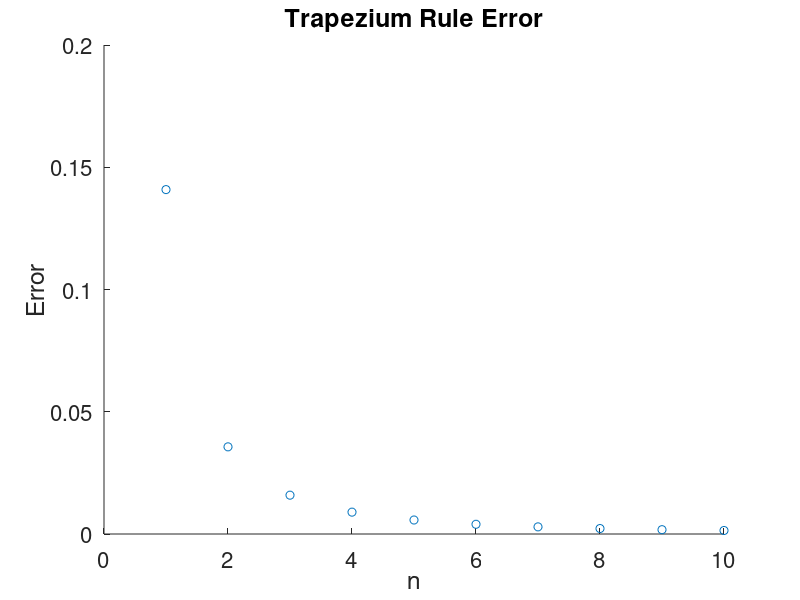
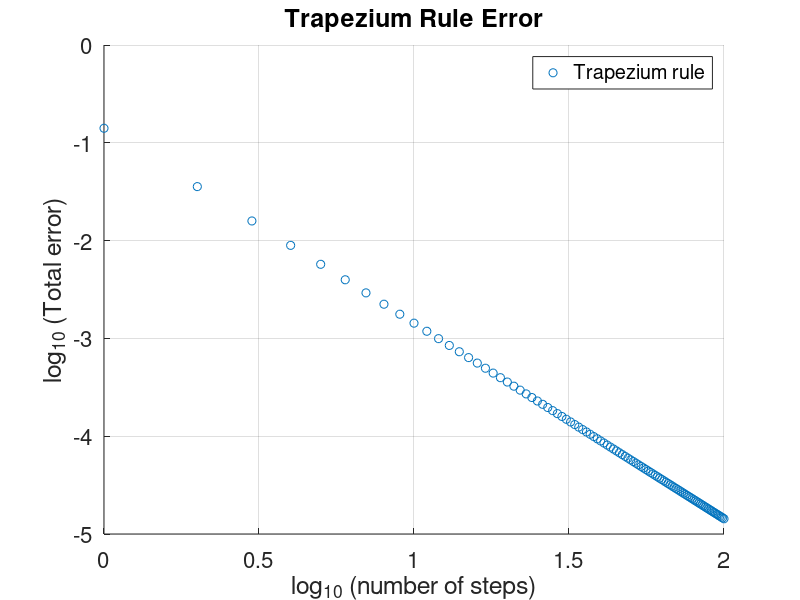
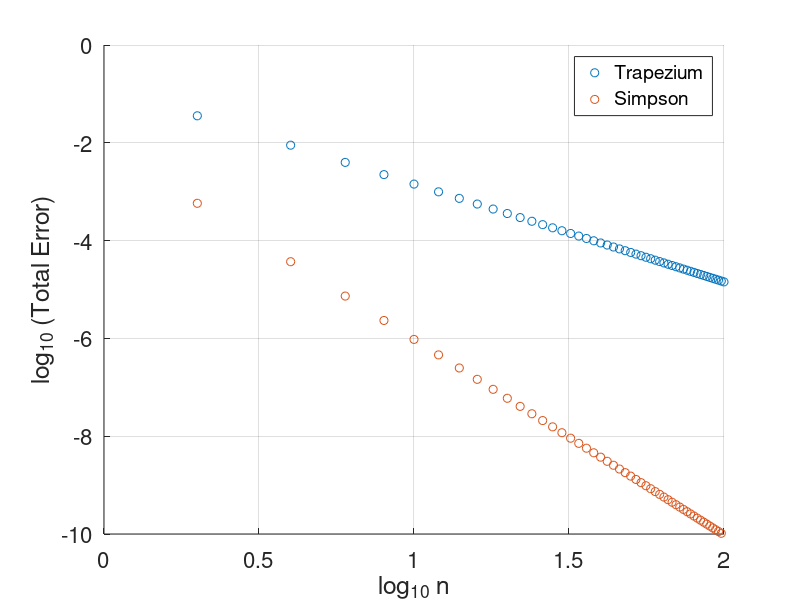
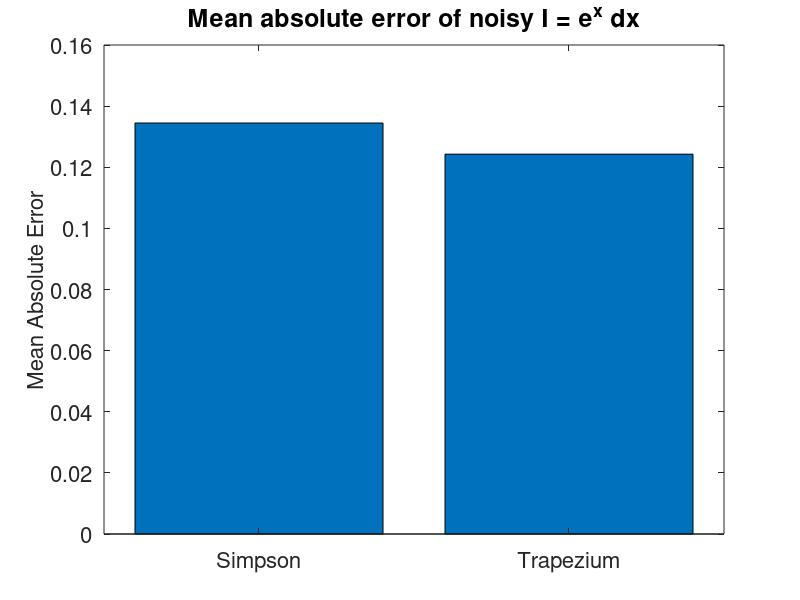

The MATLAB source for these figures, in order: (Note: this script raises an error after producing the figures.)
% Matlab examples for Engineering Maths, CET IB, 2016
% Eric Rees
% 


% To use these scripts:
%  1. Start Matlab
%  2. Enter these scripts on the console
%      one line at a time
%  3. Or open this file in the editor 
%      and run entire sections (Ctrl + Enter)


% EXAMPLE 1: Trapezium rule errors
%  Integrate exp(x) dx from 0 to 1
% 
clear    % Clear workspace

n = 5;   % Number of steps
h = 1/n; % Interval

x = 0:h:1;
f = exp(x);

Itrapezium = 0.5*h*(f(1)+2*sum(f(2:end-1))+f(end));
Iexact     = exp(1) - 1;
difference = Itrapezium - Iexact;


% EXAMPLE 1b: Plot graph for trapezium rule errors for several values of 

listOfN          = zeros(100,1); % Pre-allocate an empty list 
listOfDifference = zeros(100,1);
for loop = 1:100
  n = loop;
  h = 1/n;   % Interval
  x = 0:h:1;
  f = exp(x);
  Itrapezium = 0.5*h* (f(1) + 2*sum(f(2:end-1)) + f(end));
  Iexact     = exp(1) - 1;
  difference = Itrapezium - Iexact;
  listOfN(loop)          = n;
  listOfDifference(loop) = difference;
end

figure(1)
 scatter(listOfN(1:10), listOfDifference(1:10));
 set(gca, 'fontSize', 16)
 xlabel('n', 'fontSize', 18);
 ylabel('Error', 'fontSize', 18);
 title('Trapezium Rule Error', 'fontSize', 18);
 set(gcf,'Position',[100,100,400,300]);
 set(gcf,'color','w')
figure(2)
 scatter(log10(listOfN), log10(listOfDifference));
 set(gca, 'fontSize', 16)
 xlabel('log_{10} (number of steps)', 'fontSize', 18);
 ylabel('log_{10} (Total error)', 'fontSize', 18);
 title('Trapezium Rule Error', 'fontSize', 18);
 set(gcf,'Position',[100,100,500,400]);
 grid on
 legend('Trapezium rule')
 
 
%% 
%  EXAMPLE 2: Simpson's rule integration
%  Also for  exp(x) dx from 0 to 1 
clear

n = 2;     % Consider n intervals. n is even.
h = 1/n;   % The width of each interval is h
                   
x = 0:h:1;    % x coordinates 
y = exp(x);   % y coordinates

Isimpson = (1/3)*h*(y(1) + 4*sum( y(2:2:end-1) ) + ...
                    2*sum( y(3:2:end-2) ) +y(end) );
Iexact = exp(1) - 1;
difference = Isimpson - Iexact;

% EXAMPLE 2b:
%  Compare Simpson's rule error with Trapezium rule:
%  For several n-values (must be even):
listOfN          = zeros(50,1);
listOfDiffTrap   = zeros(50,1);
listOfDiffSimp   = zeros(50,1);
for loop = 1:50
  n = 2*loop;
  h = 1/n;     % Interval
  x = 0:h:1;
  y = exp(x);
  Itrapezium = 0.5*h* (y(1) + 2*sum(y(2:end-1)) + y(end));
  Isimpson   = (1/3)*h*(y(1) + 4*sum( y(2:2:end-1) ) + ...
                        2*sum( y(3:2:end-2) ) +y(end) );
  
  Iexact     = exp(1) - 1;
  
  listOfN(loop)          = n;
  listOfDiffTrap(loop) = Itrapezium - Iexact;
  listOfDiffSimp(loop) = abs( Isimpson - Iexact );
end

figure(3)
 scatter(log10(listOfN), log10(listOfDiffTrap), 'bo');
 hold on
  scatter(log10(listOfN), log10(listOfDiffSimp), 'rx');
 hold off
 set(gca, 'fontSize', 16)
 xlabel('log_{10} n', 'fontSize', 18);
 ylabel('log_{10} (Total Error)', 'fontSize', 18);
 title('', 'fontSize', 18);
 set(gcf,'Position',[100,100,400,300]);
 set(gcf,'color','w')
 legend('Trapezium','Simpson','fontSize',14)
 grid on
ylim([-10 0])


%%
% Example 3: Noise Tolerance of Trapezium and Simpson's Rules
%            integrate  exp dx  from x = 0 to 1 with noise

clear
n = 10;
h=1/n;
xData = 0:h:1; 

nRepeats = 1000;   % Run this 1000 times 

Isimpson = zeros(length(nRepeats),1); % Pre-allocate memory
Itrap =    zeros(length(nRepeats),1); % 

for loop = 1:nRepeats
  yData = exp(xData) + 0.5*randn(1, length(xData)); 
  Isimpson(loop) = (1/3) * h * (yData(1) + 4*sum(yData(2:2:end-1)) + ...
                          2*sum(yData(3:2:end-2)) +yData(end) );
  Itrap(loop)    = 0.5*h*(yData(1)+2*sum(yData(2:end-1))+yData(end));
end

Iexact = exp(1) - 1;

errorOfSimpson = abs( Isimpson - Iexact) ;
errorOfTrap    = abs( Itrap    - Iexact) ;
mean(errorOfSimpson)
mean(errorOfTrap)

% Bar chart for mean absolute errors:
figure(4)
 bar( [mean(errorOfSimpson) , mean(errorOfTrap)] )
 set(gca,'XTickLabel',{'Simpson', 'Trapezium'})
 set(gca, 'fontSize', 16)
 title('Mean absolute error of noisy I = e^x dx', 'fontSize', 18);
colormap summer
ylabel('Mean Absolute Error', 'fontSize', 16);

% Scatterplot for absolute errors (hardly enlightening)
figure(5)
 scatter((1:length(errorOfSimpson)), errorOfSimpson, 'rx')
 hold on
 scatter((1:length(errorOfTrap)), errorOfTrap, 'bo')
 hold off
legend('Simpson','Trapezium')
set(gca, 'fontSize', 16)
title('Total error, with noise', 'fontSize', 18);
xlabel('Test number', 'fontSize', 16);
ylabel('Absolute error', 'fontSize', 16);


%% 
%  Example 4: Euler and Modified Euler for ODEs
% Exponential decay:
% 
% Note:
%   Interesting cases are (h = 0.01, 0.1, 0.15, 0.2, 0.203)
%    Note the axis limits, xlim() and ylim(), may hide 
%    the divergence to infinity for large h here

steps = 200;    % Number of steps
h = 0.01;       % Step size

t = 0;    % Initial time
y = 1;    % Initial amount

listT = zeros(steps,1);
listY = zeros(steps,1);
for loop = 1:steps
   listT(loop) = (loop-1)*h;
   listY(loop) = y;
     
    f = -10*y;    % Slope
    y = y + h*f; 
    t = t+h; 
end
figure(6)
 plot(listT, listY, 'lineWidth', 2);

 set(gca, 'fontSize', 16)
 xlabel('time', 'fontSize', 18);
 ylabel('N', 'fontSize', 18);
 title('Exponential decay simulation', 'fontSize', 18);
 set(gcf,'Position',[100,100,400,300]);
 set(gcf,'color','w')
 xlim([0 1])
 
 
%% 
%  Example 5:  Euler and its errors

n = 5;    % Set step size and number of steps
h = 0.1;
x = 0;    % Set initial values
y = 1;

listX = zeros(n,1);
listY = zeros(n,1);

for loop = 1:n
   listX(loop) = x;  % Store results
   listY(loop) = y;
    
    k1 = x+y;         % Slope at start of  step
    
    y = y + h*( k1 );
    x = x+h;
end

yExact = 2*exp(x) - x - 1;
yError = yExact - y;

figure(7)

plot(listX, 2*exp(listX) - listX - 1, 'r','lineWidth', 4 )
hold on
   plot(listX, listY, 'lineWidth', 2); % Sim
   scatter(listX, listY, 200, 'bo')
hold off
set(gca, 'fontSize', 14)
xlabel('x', 'fontSize', 14);
ylabel('y', 'fontSize', 14);
% title('Euler', 'fontSize', 14);
legend('exact', 'Euler')
set(gcf,'Position',[100,100,400,300]);
set(gcf,'color','w')


%%
% Example 6: Modified Euler and its errors
n = 5;    % Set step size and number of steps
h = 0.1;
x = 0;    % Set initial values
y = 1;

listX = zeros(n,1);
listY = zeros(n,1);

for loop = 1:n
   listX(loop) = x;  % Store results
   listY(loop) = y;
    
    k1 = x+y;         % Slope at start of  step
    yG = y + h*k1;    % Guess y at end of step
    k2 = (x+h) + yG;  % Guess slope at end of step
    
    y = y + 0.5*h*( k1 + k2 );
    x = x+h;
end

yExact = 2*exp(x) - x - 1;
yError = yExact - y;

figure(8)
 hold on
   plot(listX, 2*exp(listX) - listX - 1, 'r','lineWidth', 10 )
   plot(listX, listY, 'lineWidth', 4); % Sim
   scatter(listX, listY, 200, 'bo')
 hold off
 set(gca, 'fontSize', 16)
 xlabel('X', 'fontSize', 18);
 ylabel('Y', 'fontSize', 18);
 title('Modified Euler', 'fontSize', 18);
 legend('exact', 'simulated', 'simulated')
 set(gcf,'Position',[100,100,400,300]);
 set(gcf,'color','w')
 
 
 %%
 %  Example 7: RK4 method and its errors
 
n = 5;   % n steps
h = 0.1;   % step size (large)
listX = zeros(n,1);
listY = zeros(n,1);

x = 0;   % initial x
y = 1;   % initial y
for loop = 1:n
  listX(loop) = x;
  listY(loop) = y;
  
  k1 = x+y;
  k2 = (x + 0.5*h) + (y + 0.5*h*k1);
  k3 = (x + 0.5*h) + (y + 0.5*h*k2);
  k4 = (x + h)     + (y + h*k3);
  
  averageSlopeEstimate = (1/6)*(k1 + 2*k2 + 2*k3 + k4);
  
  y = y + h*averageSlopeEstimate;
  x = x + h;
end

yExact = 2*exp(x) - x - 1;
yError = y - yExact;

figure(9)
plot(listX, 2*exp(listX) - listX - 1, 'r','lineWidth', 10 )
 hold on
   plot(listX, listY, 'b', 'lineWidth', 3)
   scatter(listX, listY, 200, 'bo')
 hold off
 set(gca, 'fontSize', 16)
 xlabel('X', 'fontSize', 18);
 ylabel('Y', 'fontSize', 18);
 title('RK4', 'fontSize', 18);
 legend('exact', 'simulated', 'simulated')
set(gcf,'Position',[100,100,400,300]);
set(gcf,'color','w')


%%
% Example 8: RK4 comparison with Euler, Mod Euler

n = 7;   % n steps
h = 1;   % step size (1 is 'large')
x = 0;   % initial x
y = 1;   % initial y

listX_euler    = zeros(n+1,1); % Prepare lists to store results
listY_euler    = zeros(n+1,1);
listX_euler(1) = x;
listY_euler(1) = y;

listX_modEuler = zeros(n+1,1);
listY_modEuler = zeros(n+1,1);
listX_modEuler(1) = x;
listY_modEuler(1) = y;

listX_RK4      = zeros(n+1,1);
listY_RK4      = zeros(n+1,1);
listX_RK4(1)   = x;
listY_RK4(1)   = y;

for loop = 1:n
   
   % Euler:
   k1  = (listX_euler(loop) + listY_euler(loop));
   listX_euler(loop+1) = listX_euler(loop) + h;
   listY_euler(loop+1) = listY_euler(loop) + h*k1;
   
   % Modified Euler (or RK2):
   k1  = (listX_modEuler(loop) + listY_modEuler(loop));
   yG  = listY_modEuler(loop) + k1*h;
   k2  = (listX_modEuler(loop) + h   + yG);
   listX_modEuler(loop+1) = listX_modEuler(loop) + h;
   listY_modEuler(loop+1) = listY_modEuler(loop) + (1/2)*h*(k1+k2);
    
   % 4th order Runge-Kutta
   k1 = (listX_RK4(loop) + listY_RK4(loop));
   k2 = (listX_RK4(loop) + 0.5*h) + (listY_RK4(loop) + 0.5*h*k1);
   k3 = (listX_RK4(loop) + 0.5*h) + (listY_RK4(loop) + 0.5*h*k2);
   k4 = (listX_RK4(loop) + h)     + (listY_RK4(loop) + h*k3);
    
   averageSlopeEstimate = (1/6)*(k1 + 2*k2 + 2*k3 + k4);
   listX_RK4(loop+1) = listX_RK4(loop) + h;
   listY_RK4(loop+1) = listY_RK4(loop) + h*averageSlopeEstimate;

end


figure(10)
 xx = 0:0.02:(n*h);     % x positions
 yy = 2*exp(xx) - xx - 1; % Exact y
 plot(xx,yy, 'r','lineWidth', 4 ) % Exact
 hold on
   plot(listX_euler, listY_euler, 'b--','lineWidth', 4); % Sim
   plot(listX_modEuler, listY_modEuler, 'g--','lineWidth', 4); % Sim
   plot(listX_RK4, listY_RK4, 'k--','lineWidth', 4); % Sim
 hold off
 set(gca, 'fontSize', 16)
 xlabel('X', 'fontSize', 18);
 ylabel('Y', 'fontSize', 18);
 title('', 'fontSize', 18);
 legend('Exact','Euler', 'Mod Euler', 'RK4')
% set(gcf,'Position',[100,100,400,300]);
% set(gcf,'color','w')


%%
% Example 9: 
%   Accuracy of RK 4 versus Euler and Mod Euler, for different n values:
%

nValues = [1,2,4,10,100];

for loopNs = 1:length(nValues)
  n = nValues(loopNs);   % n steps
  h = 0.1/n;            % step size for total distance 0.5

  x = 0;   % initial x
  y = 1;   % initial y for RK4
  yEu = 1; % Initial y for Euler
  yME = 1; % Initial y for Modified Euler
  
  for loop = 1:n
    k1 = x+y;                 % RK4 method 
    k2 = (x + 0.5*h) + (y + 0.5*h*k1);
    k3 = (x + 0.5*h) + (y + 0.5*h*k2);
    k4 = (x + h)     + (y + h*k3);
    
    averageSlopeEstimate = (1/6)*(k1 + 2*k2 + 2*k3 + k4);
    y = y + h*averageSlopeEstimate;
    
    yEu = yEu + h*(x + yEu); % Euler method
    
    k1ME = x+yME;            % Modified Euler method
    yG   = yME + k1ME*h; 
    k2ME = x+h + yG;
    yME  = yME + 0.5*h*(k1ME + k2ME);
    
    x = x + h; 
  end
  
  yRK4(loopNs)   = y;
  yEuler(loopNs) = yEu;
  yModE(loopNs)  = yME;
end
yExact = 2*exp(x) - x - 1;


log_yErrorRK4   = log10( abs(yExact - yRK4)   );
log_yErrorEuler = log10( abs(yExact - yEuler) );
log_yErrorME    = log10( abs(yExact - yModE)    );

logNvalues = log10(nValues);


figure(11)
plot( logNvalues, log_yErrorEuler, 'b', 'lineWidth', 3)
hold on % Overlay some extra plots
  plot(logNvalues, log_yErrorRK4, 'k', 'lineWidth', 3)
  plot(logNvalues, log_yErrorME,  'r', 'lineWidth', 3)
  legend('Euler', 'RK4', 'Mod Euler', 18, 'Location', 'SouthWest');
  scatter( logNvalues, log_yErrorRK4, 70, 'k', 'filled') % Show points
  scatter( logNvalues, log_yErrorEuler, 70, 'b', 'filled') % Show points
  scatter( logNvalues, log_yErrorME, 70, 'r', 'filled') % Show points
hold off
% Make the plot readable by increasing font sizes etc.
set(gca, 'fontSize', 18)
xlabel('log_{10} N', 'fontSize', 18);
ylabel('log_{10} Error', 'fontSize', 18);
title('Runge-Kutta global error', 'fontSize', 18);
grid on


slopeRK = (log_yErrorRK4(end)- log_yErrorRK4(end-1))/(logNvalues(end) - logNvalues(end-1));
disp(slopeRK);


%%
%  Example 10: Euler for a 2nd order ODE (simple harmonic oscillator)

h = 0.1; % Time interval: try 0.02, 0.2
y = 0;   % Initial y value (position)
v = 1;   % Initial dy/dt   (velocity)
t = 0;
for loop = 1:500 
    acceleration = -y; % Slopes
    velocity     = v;
    
    v = v + h*acceleration;
    y = y + h*velocity;
    t = t+h;
end

% Repeat, plotting results:
clear
n = 500;
h = 0.1;  % Time interval (try 0.02, 0.05, 0.2) 

y = 0;    % Initial conditions
v = 1;
t = 0;

listY = zeros(n,1);
for loop = 1:n 
    acceleration = -y; % Slopes
    velocity     = v;
    
    v = v + h*acceleration;
    y = y + h*velocity;
    t = t+h;
    
    listY(loop) = y;
end

xx = (1:n)*h; % time co-ordinates

figure(12)
scatter(xx, listY) % Plot simulation result
hold on
  plot(xx, sin(xx),'r', 'lineWidth', 2) % Exact
hold off
 legend('Euler, 2nd order ', 'Exact')
 xlim([0 10])
 ylim([-2 4])

 set(gca, 'fontSize', 16)
 xlabel(' x', 'fontSize', 18);
 ylabel(' y', 'fontSize', 18);
 title('', 'fontSize', 18);
 set(gcf,'Position',[100,100,400,300]);
set(gcf,'color','w')
 

%%
% Example 11:
% Use Modified Euler for the simultaneous ODEs in Example Sheet 1, Q.6

clear
% (1): INPUT
h = 0.2;            % interval in time, 0.2 seconds
numberOfSteps = 3; 

t = 0;              % initial value of independent variable
x = 0;             % initial value of x
y = 1;             % initial value of y

% Pre-allocate computer memory to store outputs 
% (This is unnecessary if you don't need to recall the iterating values)
% (It is also unnecessary, here, as the computational time is brief anyway)
listT  = zeros( numberOfSteps + 1 , 1 );
listX  = zeros( numberOfSteps + 1 , 1 ); 
listY  = zeros( numberOfSteps + 1 , 1 );

listK1 = zeros( numberOfSteps + 1 , 1 ); % K1 is the initial slope for X
listM1 = zeros( numberOfSteps + 1 , 1 ); % M1 is the initial slope for Y
listK2 = zeros( numberOfSteps + 1 , 1 );
listM2 = zeros( numberOfSteps + 1 , 1 );
listXg = zeros( numberOfSteps + 1 , 1 ); % First guess of next X
listYg = zeros( numberOfSteps + 1 , 1 );

listT(1) = t;
listX(1) = x;
listY(1) = y;

% (2.) PROCESS
%
for n = 1:numberOfSteps
   
    k1 = x*y + t;
    m1 = x - t;
    xg = x + h*k1;
    yg = y + h*m1;
    k2 = xg*yg + (t + h);
    m2 = xg - (t + h);    
    
    t = t + h;
    x = x + 0.5 * h * (k1 + k2);
    y = y + 0.5 * h * (m1 + m2);
    

    listT(n+1) = t;
    listX(n+1) = x;
    listY(n+1) = y;

    listK1(n)  = k1;
    listXg(n)  = xg;
    listK2(n)  = k2;
    listM1(n)  = m1;
    listYg(n)  = yg;
    listM2(n)  = m2;
end

figure(13)
plot(listT, listX, 'lineWidth', 2);
hold on
  plot(listT, listY, 'r','lineWidth', 2 )
hold off
legend('x','y');

%% 
%  Example 12
%    The Lokta-Volterra predator prey model
%    (With populations as a continuous variable)
% 

listT = zeros(n,1);
listX = zeros(n,1);
listY = zeros(n,1);

a = 0.4;
b = 0.02;
c = 0.005;
d = 0.1;

n = 10000;
h = 0.05;

t = 0;   % time
x = 80;  % Baboons
y = 40;  % Cheetahs

for loop = 1:n
    listT(loop) = t;
    listX(loop) = x;
    listY(loop) = y;
    
    f = a*x - b*x*y;
    g = c*x*y - d*y;
    
    x = x + f*h;
    y = y + g*h;
    t = t+h;
end

figure(14)
  plot(listT, listX, 'b', 'lineWidth', 2)
  hold on
    plot(listT, listY, 'r', 'lineWidth', 2);
  hold off
set(gca, 'fontSize', 18)
xlabel('Time', 'fontSize', 18);
ylabel('Number', 'fontSize', 18);
legend('Baboons (prey)','Cheetahs (predator)', 18);
title('A predator prey model', 'fontSize', 18);
grid on
ylim([0 250])
  

figure(15)
  plot(listX, listY, 'b', 'lineWidth', 2)
set(gca, 'fontSize', 18)
xlabel('Baboons', 'fontSize', 18);
ylabel('Cheetahs', 'fontSize', 18);
legend('', 18);
title('A predator prey model', 'fontSize', 18);
grid on

% Modified Euler, same problem:
listT = zeros(n,1);
listX = zeros(n,1);
listY = zeros(n,1);
t = 0;
x = 80;
y = 40;
for loop = 1:n
    listT(loop) = t;
    listX(loop) = x;
    listY(loop) = y;
    
    k1 = a*x - b*x*y;
    m1 = c*x*y - d*y;
    xG = x + k1*h;
    yG = y + m1*h;
    k2 = a*xG - b*xG*yG;
    m2 = c*xG*yG - d*y;
    
    x = x + 0.5*h*(k1+k2);
    y = y + 0.5*h*(m1+m2);
    t = t+h;
end
figure(16)
  plot(listT, listX, 'b', 'lineWidth', 2)
  hold on
    plot(listT, listY, 'r', 'lineWidth', 2);
  hold off
set(gca, 'fontSize', 18)
xlabel('Time', 'fontSize', 18);
ylabel('Number', 'fontSize', 18);
legend('Baboons (prey)','Cheetahs (predator)', 18);
title('Mod Euler', 'fontSize', 18);
ylim([0 150])
grid on


%%
% Example 13, Truncation error

n = 100;    % Set step size and number of steps
h = 0.1;
x = 0;    % Set initial values
y = 1;
v = -1;

listX = zeros(n,1);
listY = zeros(n,1);

for loop = 1:n
   listX(loop) = x;  % Store results
   listY(loop) = y;
    
   dvBydx = y;         % Slope at start of  step
    
   y = y + h*( v );
   v = v + h*dvBydx;
   x = x+h;
   
   y = ceil(y*10)/10; % Add bad numerical truncation error. 
end


figure(5)

plot(listX, listY, 'lineWidth', 2); % Sim
hold on
    scatter(listX, listY, 200, 'bo')
hold off
set(gca, 'fontSize', 14)
xlabel('x', 'fontSize', 14);
ylabel('y', 'fontSize', 14);
% title('Euler', 'fontSize', 14);
legend('Euler')
set(gcf,'Position',[100,100,400,300]);
set(gcf,'color','w')